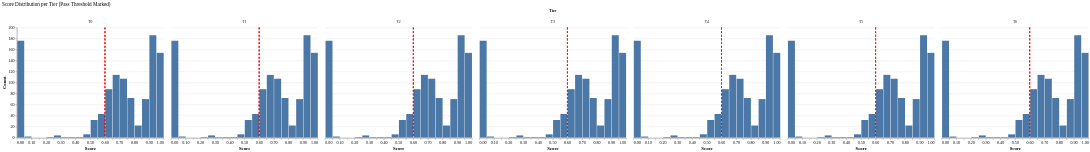

Vega-Lite specification stored for this chart:
### Vega-Lite specification from a JSON file in a GitHub repository (floating-point values rounded to 4 significant figures; data arrays with more than 128 entries replaced by an {"elided": "..."} marker saying what was removed)
{"config": {"font": "serif", "axis": {"labelFontSize": 11, "titleFontSize": 13, "gridColor": "#e0e0e0", "domainColor": "#333333"}, "legend": {"labelFontSize": 11, "titleFontSize": 12}, "title": {"fontSize": 14, "anchor": "start", "fontWeight": "normal"}, "view": {"stroke": null, "continuousWidth": 400, "continuousHeight": 300}, "mark": {"tooltip": true}}, "data": {"name": "data-f10faf0b0c2f4d307dec8c15f6a66cd2"}, "facet": {"column": {"field": "tier", "sort": ["T0", "T1", "T2", "T3", "T4", "T5", "T6"], "title": "Tier", "type": "nominal"}}, "spec": {"layer": [{"data": {"name": "data-f10faf0b0c2f4d307dec8c15f6a66cd2"}, "mark": {"type": "bar"}, "encoding": {"x": {"bin": {"step": 0.05}, "field": "score", "title": "Score", "type": "quantitative"}, "y": {"aggregate": "count", "title": "Count", "type": "quantitative"}}}, {"data": {"name": "data-e8c793d54d7eb511aae8cf155be6b992"}, "mark": {"type": "rule", "color": "red", "strokeDash": [5, 5]}, "encoding": {"x": {"field": "threshold", "type": "quantitative"}}}]}, "title": "Score Distribution per Tier (Pass Threshold Marked)", "$schema": "https://vega.github.io/schema/vega-lite/v6.1.0.json", "datasets": {"data-f10faf0b0c2f4d307dec8c15f6a66cd2": {"elided": "1080 records"}, "data-e8c793d54d7eb511aae8cf155be6b992": [{"tier": "T0", "threshold": 0.6}, {"tier": "T1", "threshold": 0.6}, {"tier": "T2", "threshold": 0.6}, {"tier": "T3", "threshold": 0.6}, {"tier": "T4", "threshold": 0.6}, {"tier": "T5", "threshold": 0.6}, {"tier": "T6", "threshold": 0.6}]}}
